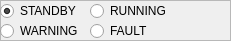
   <widget class="QFrame" name="frame_6">
    <property name="geometry">
     <rect>
      <x>840</x>
      <y>570</y>
      <width>231</width>
      <height>41</height>
     </rect>
    </property>
    <property name="frameShape">
     <enum>QFrame::StyledPanel</enum>
    </property>
    <property name="frameShadow">
     <enum>QFrame::Raised</enum>
    </property>
    <widget class="QRadioButton" name="radioButton_11">
     <property name="geometry">
      <rect>
       <x>0</x>
       <y>0</y>
       <width>91</width>
       <height>22</height>
      </rect>
     </property>
     <property name="text">
      <string>STANDBY</string>
     </property>
     <property name="checked">
      <bool>true</bool>
     </property>
    </widget>
    <widget class="QRadioButton" name="radioButton_12">
     <property name="geometry">
      <rect>
       <x>90</x>
       <y>0</y>
       <width>91</width>
       <height>22</height>
      </rect>
     </property>
     <property name="text">
      <string>RUNNING</string>
     </property>
    </widget>
    <widget class="QRadioButton" name="radioButton_13">
     <property name="geometry">
      <rect>
       <x>0</x>
       <y>20</y>
       <width>91</width>
       <height>22</height>
      </rect>
     </property>
     <property name="text">
      <string>WARNING</string>
     </property>
    </widget>
    <widget class="QRadioButton" name="radioButton_14">
     <property name="geometry">
      <rect>
       <x>90</x>
       <y>20</y>
       <width>91</width>
       <height>22</height>
      </rect>
     </property>
     <property name="text">
      <string>FAULT</string>
     </property>
    </widget>
   </widget>
